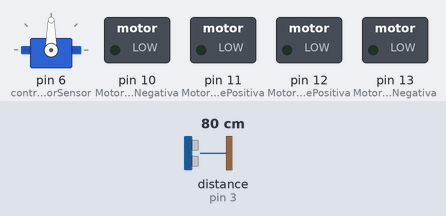
The sketch below on a simulated Arduino Uno, built with avr-gcc and run on an emulated ATmega328P. On the bench: servo, switched loads named in the sketch (green lamp = pin HIGH). Wiring (inferred from the names in the program): ultrasonic range finder: trigger pin 5; echo pin 3. The test bench sets the inputs (shaded band); at power-on: distance to the obstacle (sensor on pin 3) 80 cm. The echo pulse lasts 58.3 µs per cm; pins used as bus, display or sensor lines are not drawn; what the sketch prints to the serial monitor is not drawn.

Above: at 0.05 s.
At 1.75 s:
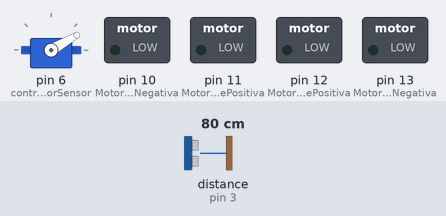
At 3.5 s:
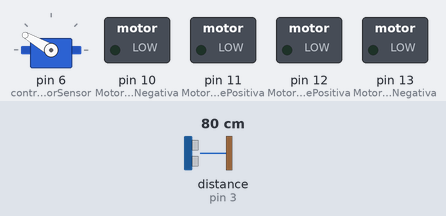
At 7.0 s:
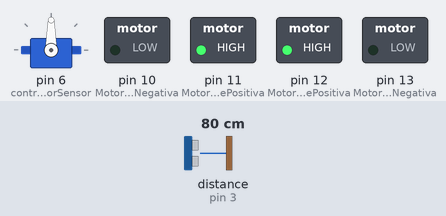
Timing chart, 0 to 9.1 s (numbered marks = the images above):
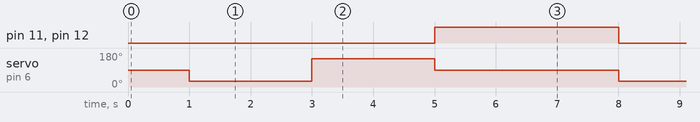

Measured:
- by itself, pin 11 (MotorDoisPolaridadePositiva), pin 12 (MotorUmPolaridadePositiva): alternates HIGH for 3.0 s and LOW for 4.0 s
- by itself, servo on pin 6 (controladorSensor): repeats every 7.0 s: 150° 2.0 s, 90° 3.0 s, 30° 2.0 s

The sketch:

RoboAutonomoWithHBRidgL293B.ino
```cpp
#include <Servo.h>

/*Variáveis que trabalham em conjunto com a ponte H, para controle do motor*/
int MotorUmPolaridadePositiva = 12;
int MotorUmPolaridadeNegativa = 10;
int MotorDoisPolaridadePositiva = 11;
int MotorDoisPolaridadeNegativa = 13;

/*Variáveis para controle do sensor de distância*/
int URPWM=3;
int URTRIG=5;
unsigned int distancia =0;
unsigned int distanciaMedida =0;
uint8_t EnPwmCmd[4]={0x44,0x22,0xbb,0x01};

/*Variável que define o tempo de rotação do motor para cada ciclo predefinido nas funções*/
int tempo = 1000;

/*Variável para controle do servo motor*/
Servo controladorSensor;

/*Método para iniciar os componentes uma vez*/
void setup(){

  /*Define o pino de controle do Servo Motor como pino 6*/
  controladorSensor.attach(6);

  /*Define os pinos que controlarão o motor como pinos de saída*/
  pinMode(MotorUmPolaridadePositiva,OUTPUT);
  pinMode(MotorUmPolaridadeNegativa,OUTPUT);
  pinMode(MotorDoisPolaridadePositiva,OUTPUT);
  pinMode(MotorDoisPolaridadeNegativa,OUTPUT);

  /*Freio de motor para desligar todos*/
  digitalWrite(MotorUmPolaridadePositiva, LOW);
  digitalWrite(MotorUmPolaridadeNegativa, LOW);
  digitalWrite(MotorDoisPolaridadePositiva, LOW);
  digitalWrite(MotorDoisPolaridadeNegativa, LOW);

  /*Iniciar a porta serial para exibir informações no computador*/
  Serial.begin(9600);
}

/*Loop para executar funções repetidamente*/
void loop(){
  /*Faz a calibragem do sensor ultrassonico*/
  ModoPWMSetup();

  /*Se a leitura do sensor for menor do que 20 centímetros entra
  na condição*/
  if(ModoPWM()  < 20){
    /*Para o robô*/
    paraMovimento();
    /*Realiza uma validação para escolher o melhor caminho
    a seguir*/
    int opcao = melhorCaminho();
    /*Se o método retornar um valor negativo então o robô
    desvia pelo lado direito*/
    if(opcao > 0){
      AtivaRe();
      rotacionarDireita();
    }
    /*Se o método retornar um valor positivo então o
    robô desvia pelo lado esquerdo*/
    if(opcao < 0){
      AtivaRe();
      rotacionarEsquerda();
    }
    if(opcao == 0){
      AtivaRe();
      AtivaRe();
    }
  /*Se a primeira condição não for verdadeira o robô
  segue andando para frente*/
  }else{
    AtivaFrente();
  }

}
/***********************************************************/
/*  Realiza a leitura da distância dos objetos detectados  */
/*  e retorna o valor lido para ser armazenado em uma      */
/*  variável.                                              */
/***********************************************************/
int ModoPWM(){
    digitalWrite(URTRIG, LOW);
    digitalWrite(URTRIG, HIGH);

    distanciaMedida=pulseIn(URPWM,LOW);

    if(distanciaMedida==50000){
      Serial.print("Invalid");
   }
    else{
      distancia=distanciaMedida/50;
   }
  Serial.print("Distance=");
  Serial.print(distancia);

  Serial.println("cm");

  return distancia;
}
/***********************************************************/


/************************************************************/
/*  Inicia leitura e faz calibragem do sensor para leitura  */
/************************************************************/
void ModoPWMSetup(){
  pinMode(URTRIG,OUTPUT);
  digitalWrite(URTRIG,HIGH);

  pinMode(URPWM, INPUT);

  for(int i=0;i<4;i++){
      Serial.write(EnPwmCmd[i]);
   }
}
/************************************************************/


/************************************************************/
/*  Método para definir melhor caminho que o robô seguirá   */
/************************************************************/
int melhorCaminho(){

  int escolha = 0;
  int ladoEsquerdo = 0;
  int ladoDireito = 0;

  /*Leitura do lado direito*/
  controladorSensor.write(30);
  delay(1000);
  ladoEsquerdo = ModoPWM();

  /*Leitura do lado esquerdo*/
  controladorSensor.write(150);
  delay(1000);
  ladoEsquerdo = ModoPWM();

  escolha = ladoDireito - ladoEsquerdo;

  controladorSensor.write(90);

  return escolha;
}
/************************************************************/


/************************************************************/
/*  Método para fazer o robô andar para frente              */
/************************************************************/
void AtivaFrente(){
  digitalWrite(MotorUmPolaridadePositiva, LOW);
  digitalWrite(MotorDoisPolaridadePositiva, LOW);
  digitalWrite(MotorUmPolaridadeNegativa, HIGH);
  digitalWrite(MotorDoisPolaridadeNegativa, HIGH);
  delay(tempo);
}
/************************************************************/


/************************************************************/
/*  Método para fazer o robô andar praa trás                */
/************************************************************/
void AtivaRe(){
  digitalWrite(MotorUmPolaridadeNegativa, LOW);
  digitalWrite(MotorDoisPolaridadeNegativa, LOW);
  digitalWrite(MotorUmPolaridadePositiva, HIGH);
  digitalWrite(MotorDoisPolaridadePositiva, HIGH);
  delay(tempo);
}
/************************************************************/


/************************************************************/
/*  Método para fazer o robô andar para direita             */
/************************************************************/
void rotacionarDireita(){
  digitalWrite(MotorUmPolaridadeNegativa, LOW);
  digitalWrite(MotorDoisPolaridadeNegativa, HIGH);
  digitalWrite(MotorUmPolaridadePositiva, HIGH);
  digitalWrite(MotorDoisPolaridadePositiva, LOW);
  delay(tempo);
}
/************************************************************/


/************************************************************/
/*  Método para fazer o robô andar para esquerda            */
/************************************************************/
void rotacionarEsquerda(){
  digitalWrite(MotorUmPolaridadeNegativa, HIGH);
  digitalWrite(MotorDoisPolaridadeNegativa, LOW);
  digitalWrite(MotorUmPolaridadePositiva, LOW);
  digitalWrite(MotorDoisPolaridadePositiva, HIGH);
  delay(tempo);
}
/************************************************************/


/************************************************************/
/*  Método para fazer o robô parar de andar                 */
/************************************************************/
void paraMovimento(){
  digitalWrite(MotorUmPolaridadeNegativa, LOW);
  digitalWrite(MotorDoisPolaridadeNegativa, LOW);
  digitalWrite(MotorUmPolaridadePositiva, LOW);
  digitalWrite(MotorDoisPolaridadePositiva, LOW);
}
/************************************************************/
```
